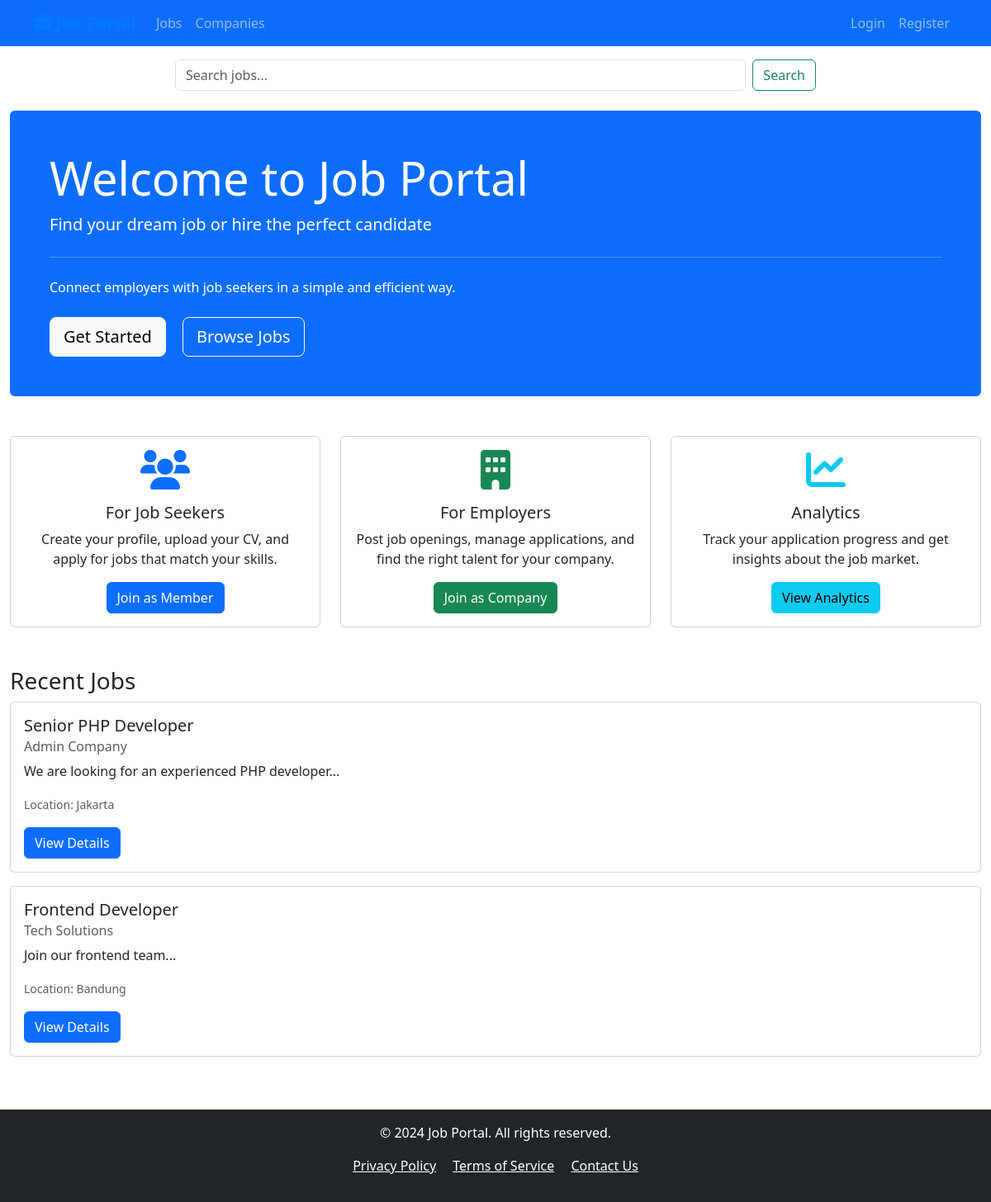
The page / on the database its author committed.
### tables this page shows
CREATE TABLE `jobs` (
  `id` int NOT NULL AUTO_INCREMENT,
  `company_id` int NOT NULL,
  `title` varchar(255) DEFAULT NULL,
  `description` text,
  `requirements` text,
  `salary_min` decimal(10,2) DEFAULT NULL,
  `salary_max` decimal(10,2) DEFAULT NULL,
  `location` varchar(100) DEFAULT NULL,
  `job_type` enum('full-time','part-time','contract','internship') DEFAULT NULL,
  `status` enum('active','closed') DEFAULT 'active',
  `created_at` timestamp NULL DEFAULT CURRENT_TIMESTAMP,
  `updated_at` timestamp NULL DEFAULT CURRENT_TIMESTAMP ON UPDATE CURRENT_TIMESTAMP,
  PRIMARY KEY (`id`),
  KEY `company_id` (`company_id`),
  CONSTRAINT `jobs_ibfk_1` FOREIGN KEY (`company_id`) REFERENCES `users` (`id`) ON DELETE CASCADE
);

CREATE TABLE `company_profiles` (
  `id` int NOT NULL AUTO_INCREMENT,
  `user_id` int NOT NULL,
  `company_name` varchar(100) DEFAULT NULL,
  `description` text,
  `website` varchar(255) DEFAULT NULL,
  `phone` varchar(20) DEFAULT NULL,
  `address` text,
  `logo` varchar(255) DEFAULT NULL,
  PRIMARY KEY (`id`),
  KEY `user_id` (`user_id`),
  CONSTRAINT `company_profiles_ibfk_1` FOREIGN KEY (`user_id`) REFERENCES `users` (`id`) ON DELETE CASCADE
);

### index.php (the view, shortened to what this page needs)
<?php
require_once 'templates/header.php';
require_once 'templates/nav.php';
?>
<div class="container mt-4">
    <div class="jumbotron bg-primary text-white p-5 rounded">
        <h1 class="display-4">Welcome to Job Portal</h1>
        <p class="lead">Find your dream job or hire the perfect candidate</p>
        <hr class="my-4">
        <p>Connect employers with job seekers in a simple and efficient way.</p>
        <div class="mt-4">
            <a class="btn btn-light btn-lg me-3" href="pages/auth/register.php" role="button">Get Started</a>
            <a class="btn btn-outline-light btn-lg" href="pages/jobs.php" role="button">Browse Jobs</a>
        </div>
    </div>
    <div class="row mt-5">
        <div class="col-md-4">
            <div class="card h-100">
                <div class="card-body text-center">
                    <i class="fas fa-users fa-3x text-primary mb-3"></i>
                    <h5 class="card-title">For Job Seekers</h5>
                    <p class="card-text">Create your profile, upload your CV, and apply for jobs that match your skills.</p>
                    <a href="pages/auth/register.php?role=member" class="btn btn-primary">Join as Member</a>
                </div>
            </div>
        </div>
        <div class="col-md-4">
            <div class="card h-100">
                <div class="card-body text-center">
                    <i class="fas fa-building fa-3x text-success mb-3"></i>
                    <h5 class="card-title">For Employers</h5>
                    <p class="card-text">Post job openings, manage applications, and find the right talent for your company.</p>
                    <a href="pages/auth/register.php?role=company" class="btn btn-success">Join as Company</a>
                </div>
            </div>
        </div>
        <div class="col-md-4">
            <div class="card h-100">
                <div class="card-body text-center">
                    <i class="fas fa-chart-line fa-3x text-info mb-3"></i>
                    <h5 class="card-title">Analytics</h5>
                    <p class="card-text">Track your application progress and get insights about the job market.</p>
                    <a href="pages/analytics.php" class="btn btn-info">View Analytics</a>
                </div>
            </div>
        </div>
    </div>
    <div class="row mt-5">
        <div class="col-md-12">
            <h3>Recent Jobs</h3>
            <div id="recent-jobs">
                <?php
                $db = new Database();
                $conn = $db->getConnection();
                $search = isset($_GET['search']) ? $_GET['search'] : '';
                $query = "SELECT j.*, c.company_name FROM jobs j
                         JOIN company_profiles c ON j.company_id = c.user_id
                         WHERE j.status = 'active' AND (j.title LIKE '%$search%' OR j.description LIKE '%$search%')
                         ORDER BY j.created_at DESC LIMIT 5";
                $result = $conn->query($query);
                if ($result->rowCount() > 0) {
                    while ($job = $result->fetch(PDO::FETCH_ASSOC)) {
                        echo '<div class="card mb-3">';
                        echo '<div class="card-body">';
                        echo '<h5 class="card-title">' . $job['title'] . '</h5>';
                        echo '<h6 class="card-subtitle mb-2 text-muted">' . $job['company_name'] . '</h6>';
                        echo '<p class="card-text">' . substr($job['description'], 0, 150) . '...</p>';
                        echo '<p class="card-text"><small class="text-muted">Location: ' . $job['location'] . '</small></p>';
                        echo '<a href="pages/job-detail.php?id=' . $job['id'] . '" class="btn btn-primary">View Details</a>';
                        echo '</div>';
                        echo '</div>';
                    }
                } else {
                    echo '<p>No jobs found.</p>';
                }
                ?>
            </div>
        </div>
    </div>
</div>
<?php require_once 'templates/footer.php'; ?>

### rows shown on the page
jobs: title "Senior PHP Developer", company_profiles.company_name "Admin Company", description "We are looking for an experienced PHP developer", location "Jakarta"
jobs: title "Frontend Developer", company_profiles.company_name "Tech Solutions", description "Join our frontend team", location "Bandung"
